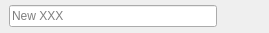
<?xml version="1.0" encoding="UTF-8"?>
<ui version="4.0">
 <class>EditableStringListItem</class>
 <widget class="QWidget" name="EditableStringListItem">
  <property name="geometry">
   <rect>
    <x>0</x>
    <y>0</y>
    <width>269</width>
    <height>33</height>
   </rect>
  </property>
  <property name="sizePolicy">
   <sizepolicy hsizetype="Preferred" vsizetype="Preferred">
    <horstretch>0</horstretch>
    <verstretch>0</verstretch>
   </sizepolicy>
  </property>
  <property name="maximumSize">
   <size>
    <width>16777215</width>
    <height>198</height>
   </size>
  </property>
  <property name="windowTitle">
   <string>Form</string>
  </property>
  <layout class="QHBoxLayout" name="horizontalLayout">
   <property name="spacing">
    <number>9</number>
   </property>
   <property name="leftMargin">
    <number>9</number>
   </property>
   <property name="topMargin">
    <number>3</number>
   </property>
   <property name="bottomMargin">
    <number>3</number>
   </property>
   <item>
    <widget class="QLineEdit" name="stringEdit">
     <property name="maxLength">
      <number>40</number>
     </property>
     <property name="placeholderText">
      <string>New XXX</string>
     </property>
    </widget>
   </item>
   <item>
    <widget class="QPushButton" name="removeButton">
     <property name="enabled">
      <bool>true</bool>
     </property>
     <property name="styleSheet">
      <string notr="true">color: rgba(255, 255, 255, 0);
border: none</string>
     </property>
     <property name="text">
      <string/>
     </property>
     <property name="icon">
      <iconset>
       <normaloff>iconclose.png</normaloff>iconclose.png</iconset>
     </property>
    </widget>
   </item>
  </layout>
 </widget>
 <resources/>
 <connections/>
</ui>
